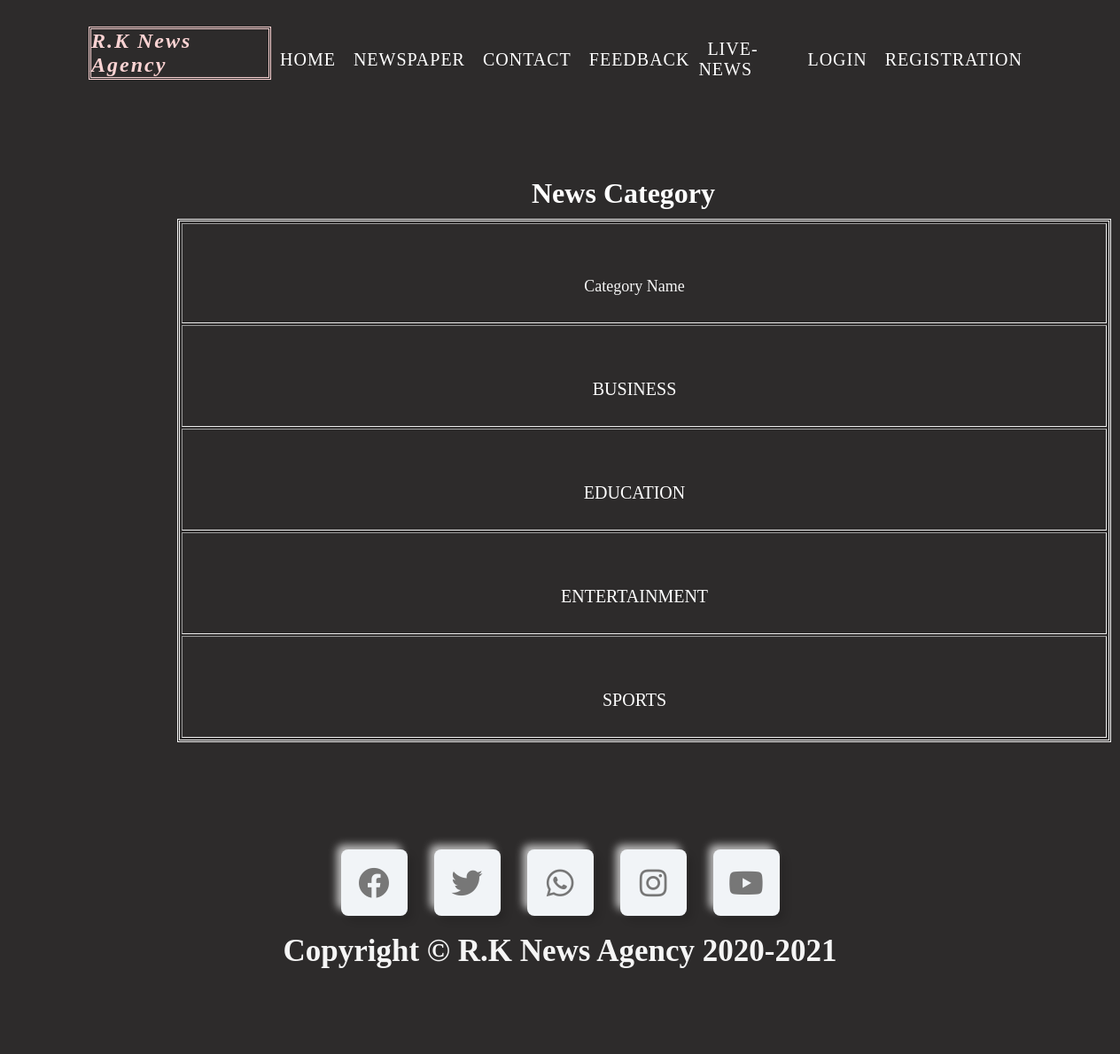
The page /Client/news.php on the database its author committed.
### tables this page shows
CREATE TABLE `category` (
  `cat_id` int(11) NOT NULL,
  `cat_name` varchar(255) NOT NULL
);

### Client/news_cat.php (the view)
<?php
$con = mysqli_connect('localhost','root','','rk_news');
function showData(){
    global $con;
    $query = " SELECT * FROM `category` ";
    $run = mysqli_query($con , $query);
    if($run == TRUE)
{?>
<table border="2px" class="cat">
    <td>Category Name</td>
        <?php
    while ($data = mysqli_fetch_assoc($run))
     {
       ?>
       <tr>
           <td class="cat_name"> <a href="sc.php?cat_name=<?php echo htmlentities($data['cat_name'])?>"><?php echo htmlentities($data['cat_name']);?></a></td>
       </tr> <?php
    }
    ?>
    </table>
    <?php
}
    else
    {
        echo "Error";
    }
}
?>
<body>
<div class="dis"><h1> News  Category</h1></div>
<div class="cat">
    <?php showData(); ?> </div>
  </body>

### Client/css/n.css (style rules this page uses)
* { margin: 0; padding: 0; box-sizing: border-box; }
body { background-color: #2d2b2b; }
.dis h1 { margin: 200px 0 0 600px; color: white; }
.cat table { margin: 10px 0px 100px 200px; color: whitesmoke; border: double; font-size: large; text-decoration: none; }
.cat table td { text-align: center; margin: 2px; padding: 60px 449px 30px 427px; }
.cat a { text-decoration: none; color: white; font-size: 20px; text-transform: uppercase; }

### rows shown on the page
category: cat_name "BUSINESS"
category: cat_name "EDUCATION"
category: cat_name "ENTERTAINMENT"
category: cat_name "SPORTS"
